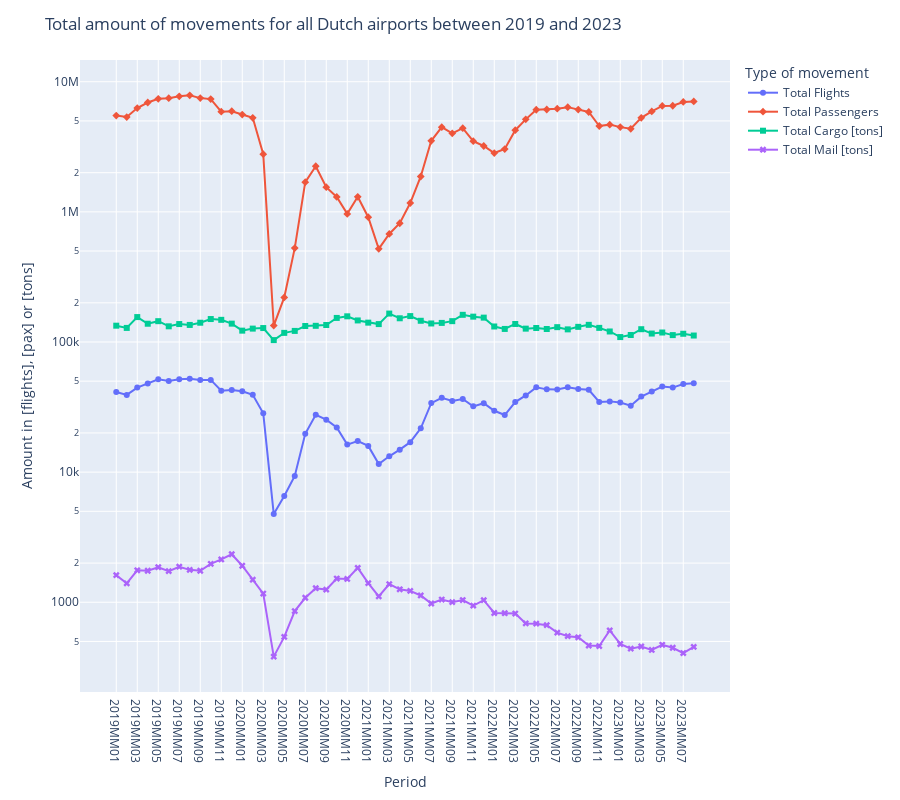

Here is the notebook cell this chart was saved with:
### Code cell
data_total = data.loc[data['Periods'].str.contains('2019MM|2020MM|2021MM|2022MM|2023MM', case=False, regex=True)]
data_total2 = data_total.iloc[:, [1, 2, 5, 14, 45, 76]]
data_total2 = data_total2.groupby('Airports').get_group('TOTAL')
# data_total2 = data_total2.groupby('Airports').get_group('Schiphol')
# data_total2 = data_total2.groupby('Airports').get_group('Rotterdam The Hague')
# data_total2 = data_total2.groupby('Airports').get_group('Eindhoven')
# data_total2 = data_total2.groupby('Airports').get_group('Maastricht Aachen')
# data_total2 = data_total2.groupby('Airports').get_group('Groningen')

data_total2['Total Flights'] = pd.to_numeric(data_total2['Total Flights'], errors='coerce')
data_total2['Total Passengers'] = pd.to_numeric(data_total2['Total Passengers'], errors='coerce')
data_total2['Total Cargo [tons]'] = pd.to_numeric(data_total2['Total Cargo [tons]'], errors='coerce')
data_total2['Total Mail [tons]'] = pd.to_numeric(data_total2['Total Mail [tons]'], errors='coerce')

figtotal2 = px.line(data_total2, 
                x = 'Periods', 
                y = ["Total Flights", "Total Passengers", "Total Cargo [tons]", "Total Mail [tons]"],
                color = "variable",
                symbol = "variable",
                log_y = True,
                labels = {
                    "Periods": "Period",
                    "value": "Amount in [flights], [pax] or [tons]",
                    "variable": "Type of movement"
                    }
                )

figtotal2.update_layout(
                title={'text': 'Total amount of movements for all Dutch airports between 2019 and 2023'},
                height=800
                )

figtotal2.show()

### Figure 1 — Plotly figure (JSON) as saved in the notebook; plotly's stock layout.template omitted (floating-point values rounded to 4 significant figures)
{"data": [{"hovertemplate": "Type of movement=Total Flights<br>Period=%{x}<br>Amount in [flights], [pax] or [tons]=%{y}<extra></extra>", "legendgroup": "Total Flights", "line": {"color": "#636efa", "dash": "solid"}, "marker": {"symbol": "circle"}, "mode": "lines+markers", "name": "Total Flights", "orientation": "v", "showlegend": true, "type": "scatter", "x": ["2019MM01", "2019MM02", "2019MM03", "2019MM04", "2019MM05", "2019MM06", "2019MM07", "2019MM08", "2019MM09", "2019MM10", "2019MM11", "2019MM12", "2020MM01", "2020MM02", "2020MM03", "2020MM04", "2020MM05", "2020MM06", "2020MM07", "2020MM08", "2020MM09", "2020MM10", "2020MM11", "2020MM12", "2021MM01", "2021MM02", "2021MM03", "2021MM04", "2021MM05", "2021MM06", "2021MM07", "2021MM08", "2021MM09", "2021MM10", "2021MM11", "2021MM12", "2022MM01", "2022MM02", "2022MM03", "2022MM04", "2022MM05", "2022MM06", "2022MM07", "2022MM08", "2022MM09", "2022MM10", "2022MM11", "2022MM12", "2023MM01", "2023MM02", "2023MM03", "2023MM04", "2023MM05", "2023MM06", "2023MM07", "2023MM08"], "xaxis": "x", "y": [41285, 39204, 44649, 47934, 51719, 50135, 51786, 52127, 51091, 51135, 42195, 42771, 41768, 39299, 28306, 4759, 6556, 9336, 19701, 27575, 25290, 22028, 16283, 17325, 15907, 11528, 13228, 14891, 16987, 21701, 33916, 37282, 35262, 36465, 32026, 33869, 29604, 27456, 34568, 38824, 44823, 43248, 43218, 44862, 43523, 42909, 34597, 34968, 34322, 32416, 38044, 41609, 45469, 44638, 47556, 48111], "yaxis": "y"}, {"hovertemplate": "Type of movement=Total Passengers<br>Period=%{x}<br>Amount in [flights], [pax] or [tons]=%{y}<extra></extra>", "legendgroup": "Total Passengers", "line": {"color": "#EF553B", "dash": "solid"}, "marker": {"symbol": "diamond"}, "mode": "lines+markers", "name": "Total Passengers", "orientation": "v", "showlegend": true, "type": "scatter", "x": ["2019MM01", "2019MM02", "2019MM03", "2019MM04", "2019MM05", "2019MM06", "2019MM07", "2019MM08", "2019MM09", "2019MM10", "2019MM11", "2019MM12", "2020MM01", "2020MM02", "2020MM03", "2020MM04", "2020MM05", "2020MM06", "2020MM07", "2020MM08", "2020MM09", "2020MM10", "2020MM11", "2020MM12", "2021MM01", "2021MM02", "2021MM03", "2021MM04", "2021MM05", "2021MM06", "2021MM07", "2021MM08", "2021MM09", "2021MM10", "2021MM11", "2021MM12", "2022MM01", "2022MM02", "2022MM03", "2022MM04", "2022MM05", "2022MM06", "2022MM07", "2022MM08", "2022MM09", "2022MM10", "2022MM11", "2022MM12", "2023MM01", "2023MM02", "2023MM03", "2023MM04", "2023MM05", "2023MM06", "2023MM07", "2023MM08"], "xaxis": "x", "y": [5495052, 5352301, 6270788, 6926059, 7396960, 7471334, 7730263, 7859458, 7486440, 7354352, 5885771, 5938523, 5595249, 5281600, 2773554, 133752, 220120, 526544, 1690515, 2242935, 1547263, 1303123, 965071, 1306018, 909617, 519827, 676647, 817876, 1169673, 1870330, 3515159, 4479180, 4013477, 4395945, 3492940, 3208864, 2831598, 3040193, 4241663, 5140272, 6091195, 6118070, 6211931, 6378969, 6108567, 5854649, 4570458, 4680493, 4480014, 4348644, 5276851, 5912774, 6514881, 6539439, 6991247, 7061633], "yaxis": "y"}, {"hovertemplate": "Type of movement=Total Cargo [tons]<br>Period=%{x}<br>Amount in [flights], [pax] or [tons]=%{y}<extra></extra>", "legendgroup": "Total Cargo [tons]", "line": {"color": "#00cc96", "dash": "solid"}, "marker": {"symbol": "square"}, "mode": "lines+markers", "name": "Total Cargo [tons]", "orientation": "v", "showlegend": true, "type": "scatter", "x": ["2019MM01", "2019MM02", "2019MM03", "2019MM04", "2019MM05", "2019MM06", "2019MM07", "2019MM08", "2019MM09", "2019MM10", "2019MM11", "2019MM12", "2020MM01", "2020MM02", "2020MM03", "2020MM04", "2020MM05", "2020MM06", "2020MM07", "2020MM08", "2020MM09", "2020MM10", "2020MM11", "2020MM12", "2021MM01", "2021MM02", "2021MM03", "2021MM04", "2021MM05", "2021MM06", "2021MM07", "2021MM08", "2021MM09", "2021MM10", "2021MM11", "2021MM12", "2022MM01", "2022MM02", "2022MM03", "2022MM04", "2022MM05", "2022MM06", "2022MM07", "2022MM08", "2022MM09", "2022MM10", "2022MM11", "2022MM12", "2023MM01", "2023MM02", "2023MM03", "2023MM04", "2023MM05", "2023MM06", "2023MM07", "2023MM08"], "xaxis": "x", "y": [133445, 128322, 155427, 138159, 144540, 131970, 137391, 135263, 140637, 150127, 148037, 138385, 122254, 126726, 127995, 103420, 117525, 121692, 132684, 133168, 135059, 153109, 157508, 146441, 140859, 137288, 165377, 152164, 158164, 145582, 138789, 140198, 144584, 161776, 156617, 153901, 131588, 126020, 137570, 126658, 128112, 125858, 130029, 125037, 130738, 135512, 128395, 120439, 109114, 113147, 125407, 116129, 118281, 112994, 115703, 112120], "yaxis": "y"}, {"hovertemplate": "Type of movement=Total Mail [tons]<br>Period=%{x}<br>Amount in [flights], [pax] or [tons]=%{y}<extra></extra>", "legendgroup": "Total Mail [tons]", "line": {"color": "#ab63fa", "dash": "solid"}, "marker": {"symbol": "x"}, "mode": "lines+markers", "name": "Total Mail [tons]", "orientation": "v", "showlegend": true, "type": "scatter", "x": ["2019MM01", "2019MM02", "2019MM03", "2019MM04", "2019MM05", "2019MM06", "2019MM07", "2019MM08", "2019MM09", "2019MM10", "2019MM11", "2019MM12", "2020MM01", "2020MM02", "2020MM03", "2020MM04", "2020MM05", "2020MM06", "2020MM07", "2020MM08", "2020MM09", "2020MM10", "2020MM11", "2020MM12", "2021MM01", "2021MM02", "2021MM03", "2021MM04", "2021MM05", "2021MM06", "2021MM07", "2021MM08", "2021MM09", "2021MM10", "2021MM11", "2021MM12", "2022MM01", "2022MM02", "2022MM03", "2022MM04", "2022MM05", "2022MM06", "2022MM07", "2022MM08", "2022MM09", "2022MM10", "2022MM11", "2022MM12", "2023MM01", "2023MM02", "2023MM03", "2023MM04", "2023MM05", "2023MM06", "2023MM07", "2023MM08"], "xaxis": "x", "y": [1615, 1398, 1761, 1747, 1860, 1736, 1876, 1774, 1747, 1974, 2133, 2338, 1908, 1491, 1167, 382, 542, 855, 1083, 1283, 1251, 1521, 1511, 1837, 1403, 1109, 1379, 1258, 1223, 1128, 978, 1049, 1002, 1040, 943, 1038, 827, 824, 819, 688, 685, 667, 584, 549, 538, 465, 461, 608, 478, 440, 457, 430, 471, 447, 407, 454], "yaxis": "y"}], "layout": {"height": 800, "legend": {"title": {"text": "Type of movement"}, "tracegroupgap": 0}, "margin": {"t": 60}, "title": {"text": "Total amount of movements for all Dutch airports between 2019 and 2023"}, "xaxis": {"anchor": "y", "domain": [0, 1], "title": {"text": "Period"}}, "yaxis": {"anchor": "x", "domain": [0, 1], "title": {"text": "Amount in [flights], [pax] or [tons]"}, "type": "log"}}}
